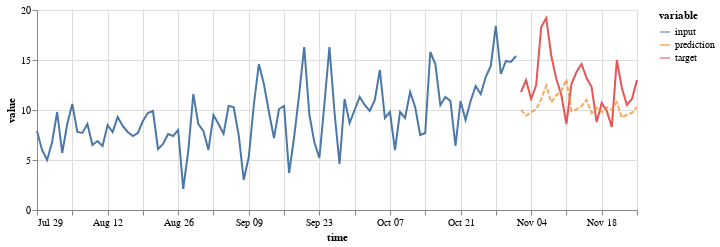

The code cell stored with this chart in its notebook:
### Code cell
(on.Plot()
    .add(on.marks.line, input)
    .add(on.marks.line, target)
    .add(on.marks.line, prediction, type='dashed')
    .properties(width=600, height=200)
    .show()
)

### Figure 1 — Vega specification as saved in the notebook (floating-point values rounded to 4 significant figures)
{"$schema": "https://vega.github.io/schema/vega/v5.json", "data": [{"name": "source_0", "values": [{"time": "1990-07-29T00:00:00.000", "variable": "input", "value": 7.9}, {"time": "1990-07-30T00:00:00.000", "variable": "input", "value": 6.0}, {"time": "1990-07-31T00:00:00.000", "variable": "input", "value": 5.0}, {"time": "1990-08-01T00:00:00.000", "variable": "input", "value": 6.8}, {"time": "1990-08-02T00:00:00.000", "variable": "input", "value": 9.8}, {"time": "1990-08-03T00:00:00.000", "variable": "input", "value": 5.7}, {"time": "1990-08-04T00:00:00.000", "variable": "input", "value": 8.6}, {"time": "1990-08-05T00:00:00.000", "variable": "input", "value": 10.6}, {"time": "1990-08-06T00:00:00.000", "variable": "input", "value": 7.8}, {"time": "1990-08-07T00:00:00.000", "variable": "input", "value": 7.7}, {"time": "1990-08-08T00:00:00.000", "variable": "input", "value": 8.6}, {"time": "1990-08-09T00:00:00.000", "variable": "input", "value": 6.5}, {"time": "1990-08-10T00:00:00.000", "variable": "input", "value": 6.9}, {"time": "1990-08-11T00:00:00.000", "variable": "input", "value": 6.4}, {"time": "1990-08-12T00:00:00.000", "variable": "input", "value": 8.5}, {"time": "1990-08-13T00:00:00.000", "variable": "input", "value": 7.8}, {"time": "1990-08-14T00:00:00.000", "variable": "input", "value": 9.3}, {"time": "1990-08-15T00:00:00.000", "variable": "input", "value": 8.4}, {"time": "1990-08-16T00:00:00.000", "variable": "input", "value": 7.8}, {"time": "1990-08-17T00:00:00.000", "variable": "input", "value": 7.4}, {"time": "1990-08-18T00:00:00.000", "variable": "input", "value": 7.7}, {"time": "1990-08-19T00:00:00.000", "variable": "input", "value": 8.9}, {"time": "1990-08-20T00:00:00.000", "variable": "input", "value": 9.7}, {"time": "1990-08-21T00:00:00.000", "variable": "input", "value": 9.9}, {"time": "1990-08-22T00:00:00.000", "variable": "input", "value": 6.1}, {"time": "1990-08-23T00:00:00.000", "variable": "input", "value": 6.6}, {"time": "1990-08-24T00:00:00.000", "variable": "input", "value": 7.6}, {"time": "1990-08-25T00:00:00.000", "variable": "input", "value": 7.4}, {"time": "1990-08-26T00:00:00.000", "variable": "input", "value": 8.0}, {"time": "1990-08-27T00:00:00.000", "variable": "input", "value": 2.1}, {"time": "1990-08-28T00:00:00.000", "variable": "input", "value": 5.9}, {"time": "1990-08-29T00:00:00.000", "variable": "input", "value": 11.6}, {"time": "1990-08-30T00:00:00.000", "variable": "input", "value": 8.6}, {"time": "1990-08-31T00:00:00.000", "variable": "input", "value": 7.9}, {"time": "1990-09-01T00:00:00.000", "variable": "input", "value": 6.0}, {"time": "1990-09-02T00:00:00.000", "variable": "input", "value": 9.5}, {"time": "1990-09-03T00:00:00.000", "variable": "input", "value": 8.6}, {"time": "1990-09-04T00:00:00.000", "variable": "input", "value": 7.6}, {"time": "1990-09-05T00:00:00.000", "variable": "input", "value": 10.4}, {"time": "1990-09-06T00:00:00.000", "variable": "input", "value": 10.3}, {"time": "1990-09-07T00:00:00.000", "variable": "input", "value": 7.5}, {"time": "1990-09-08T00:00:00.000", "variable": "input", "value": 3.0}, {"time": "1990-09-09T00:00:00.000", "variable": "input", "value": 5.3}, {"time": "1990-09-10T00:00:00.000", "variable": "input", "value": 10.5}, {"time": "1990-09-11T00:00:00.000", "variable": "input", "value": 14.6}, {"time": "1990-09-12T00:00:00.000", "variable": "input", "value": 12.6}, {"time": "1990-09-13T00:00:00.000", "variable": "input", "value": 9.8}, {"time": "1990-09-14T00:00:00.000", "variable": "input", "value": 7.2}, {"time": "1990-09-15T00:00:00.000", "variable": "input", "value": 10.1}, {"time": "1990-09-16T00:00:00.000", "variable": "input", "value": 10.4}, {"time": "1990-09-17T00:00:00.000", "variable": "input", "value": 3.7}, {"time": "1990-09-18T00:00:00.000", "variable": "input", "value": 7.3}, {"time": "1990-09-19T00:00:00.000", "variable": "input", "value": 11.6}, {"time": "1990-09-20T00:00:00.000", "variable": "input", "value": 16.3}, {"time": "1990-09-21T00:00:00.000", "variable": "input", "value": 9.6}, {"time": "1990-09-22T00:00:00.000", "variable": "input", "value": 6.8}, {"time": "1990-09-23T00:00:00.000", "variable": "input", "value": 5.2}, {"time": "1990-09-24T00:00:00.000", "variable": "input", "value": 10.6}, {"time": "1990-09-25T00:00:00.000", "variable": "input", "value": 16.3}, {"time": "1990-09-26T00:00:00.000", "variable": "input", "value": 9.8}, {"time": "1990-09-27T00:00:00.000", "variable": "input", "value": 4.6}, {"time": "1990-09-28T00:00:00.000", "variable": "input", "value": 11.1}, {"time": "1990-09-29T00:00:00.000", "variable": "input", "value": 8.7}, {"time": "1990-09-30T00:00:00.000", "variable": "input", "value": 10.0}, {"time": "1990-10-01T00:00:00.000", "variable": "input", "value": 11.3}, {"time": "1990-10-02T00:00:00.000", "variable": "input", "value": 10.5}, {"time": "1990-10-03T00:00:00.000", "variable": "input", "value": 9.9}, {"time": "1990-10-04T00:00:00.000", "variable": "input", "value": 11.0}, {"time": "1990-10-05T00:00:00.000", "variable": "input", "value": 14.0}, {"time": "1990-10-06T00:00:00.000", "variable": "input", "value": 9.2}, {"time": "1990-10-07T00:00:00.000", "variable": "input", "value": 9.8}, {"time": "1990-10-08T00:00:00.000", "variable": "input", "value": 6.0}, {"time": "1990-10-09T00:00:00.000", "variable": "input", "value": 9.8}, {"time": "1990-10-10T00:00:00.000", "variable": "input", "value": 9.2}, {"time": "1990-10-11T00:00:00.000", "variable": "input", "value": 11.8}, {"time": "1990-10-12T00:00:00.000", "variable": "input", "value": 10.3}, {"time": "1990-10-13T00:00:00.000", "variable": "input", "value": 7.5}, {"time": "1990-10-14T00:00:00.000", "variable": "input", "value": 7.7}, {"time": "1990-10-15T00:00:00.000", "variable": "input", "value": 15.8}, {"time": "1990-10-16T00:00:00.000", "variable": "input", "value": 14.6}, {"time": "1990-10-17T00:00:00.000", "variable": "input", "value": 10.5}, {"time": "1990-10-18T00:00:00.000", "variable": "input", "value": 11.3}, {"time": "1990-10-19T00:00:00.000", "variable": "input", "value": 10.9}, {"time": "1990-10-20T00:00:00.000", "variable": "input", "value": 6.4}, {"time": "1990-10-21T00:00:00.000", "variable": "input", "value": 10.9}, {"time": "1990-10-22T00:00:00.000", "variable": "input", "value": 9.0}, {"time": "1990-10-23T00:00:00.000", "variable": "input", "value": 10.9}, {"time": "1990-10-24T00:00:00.000", "variable": "input", "value": 12.4}, {"time": "1990-10-25T00:00:00.000", "variable": "input", "value": 11.6}, {"time": "1990-10-26T00:00:00.000", "variable": "input", "value": 13.3}, {"time": "1990-10-27T00:00:00.000", "variable": "input", "value": 14.4}, {"time": "1990-10-28T00:00:00.000", "variable": "input", "value": 18.4}, {"time": "1990-10-29T00:00:00.000", "variable": "input", "value": 13.6}, {"time": "1990-10-30T00:00:00.000", "variable": "input", "value": 14.9}, {"time": "1990-10-31T00:00:00.000", "variable": "input", "value": 14.8}, {"time": "1990-11-01T00:00:00.000", "variable": "input", "value": 15.4}], "transform": [{"type": "formula", "expr": "toDate(datum['time'])", "as": "time"}]}, {"name": "source_1", "values": [{"time": "1990-11-02T00:00:00.000", "variable": "target", "value": 11.8}, {"time": "1990-11-03T00:00:00.000", "variable": "target", "value": 13.0}, {"time": "1990-11-04T00:00:00.000", "variable": "target", "value": 11.1}, {"time": "1990-11-05T00:00:00.000", "variable": "target", "value": 12.5}, {"time": "1990-11-06T00:00:00.000", "variable": "target", "value": 18.3}, {"time": "1990-11-07T00:00:00.000", "variable": "target", "value": 19.2}, {"time": "1990-11-08T00:00:00.000", "variable": "target", "value": 15.4}, {"time": "1990-11-09T00:00:00.000", "variable": "target", "value": 13.1}, {"time": "1990-11-10T00:00:00.000", "variable": "target", "value": 11.5}, {"time": "1990-11-11T00:00:00.000", "variable": "target", "value": 8.6}, {"time": "1990-11-12T00:00:00.000", "variable": "target", "value": 12.6}, {"time": "1990-11-13T00:00:00.000", "variable": "target", "value": 13.8}, {"time": "1990-11-14T00:00:00.000", "variable": "target", "value": 14.6}, {"time": "1990-11-15T00:00:00.000", "variable": "target", "value": 13.2}, {"time": "1990-11-16T00:00:00.000", "variable": "target", "value": 12.3}, {"time": "1990-11-17T00:00:00.000", "variable": "target", "value": 8.8}, {"time": "1990-11-18T00:00:00.000", "variable": "target", "value": 10.7}, {"time": "1990-11-19T00:00:00.000", "variable": "target", "value": 9.9}, {"time": "1990-11-20T00:00:00.000", "variable": "target", "value": 8.3}, {"time": "1990-11-21T00:00:00.000", "variable": "target", "value": 15.0}, {"time": "1990-11-22T00:00:00.000", "variable": "target", "value": 12.2}, {"time": "1990-11-23T00:00:00.000", "variable": "target", "value": 10.5}, {"time": "1990-11-24T00:00:00.000", "variable": "target", "value": 11.1}, {"time": "1990-11-25T00:00:00.000", "variable": "target", "value": 13.0}], "transform": [{"type": "formula", "expr": "toDate(datum['time'])", "as": "time"}]}, {"name": "source_2", "values": [{"time": "1990-11-02T00:00:00.000", "variable": "prediction", "value": 10.02}, {"time": "1990-11-03T00:00:00.000", "variable": "prediction", "value": 9.435}, {"time": "1990-11-04T00:00:00.000", "variable": "prediction", "value": 9.775}, {"time": "1990-11-05T00:00:00.000", "variable": "prediction", "value": 10.06}, {"time": "1990-11-06T00:00:00.000", "variable": "prediction", "value": 11.07}, {"time": "1990-11-07T00:00:00.000", "variable": "prediction", "value": 12.44}, {"time": "1990-11-08T00:00:00.000", "variable": "prediction", "value": 10.77}, {"time": "1990-11-09T00:00:00.000", "variable": "prediction", "value": 11.47}, {"time": "1990-11-10T00:00:00.000", "variable": "prediction", "value": 11.92}, {"time": "1990-11-11T00:00:00.000", "variable": "prediction", "value": 13.07}, {"time": "1990-11-12T00:00:00.000", "variable": "prediction", "value": 9.88}, {"time": "1990-11-13T00:00:00.000", "variable": "prediction", "value": 10.07}, {"time": "1990-11-14T00:00:00.000", "variable": "prediction", "value": 10.41}, {"time": "1990-11-15T00:00:00.000", "variable": "prediction", "value": 11.02}, {"time": "1990-11-16T00:00:00.000", "variable": "prediction", "value": 9.678}, {"time": "1990-11-17T00:00:00.000", "variable": "prediction", "value": 10.22}, {"time": "1990-11-18T00:00:00.000", "variable": "prediction", "value": 9.778}, {"time": "1990-11-19T00:00:00.000", "variable": "prediction", "value": 10.27}, {"time": "1990-11-20T00:00:00.000", "variable": "prediction", "value": 10.04}, {"time": "1990-11-21T00:00:00.000", "variable": "prediction", "value": 10.77}, {"time": "1990-11-22T00:00:00.000", "variable": "prediction", "value": 9.237}, {"time": "1990-11-23T00:00:00.000", "variable": "prediction", "value": 9.541}, {"time": "1990-11-24T00:00:00.000", "variable": "prediction", "value": 9.701}, {"time": "1990-11-25T00:00:00.000", "variable": "prediction", "value": 10.31}], "transform": [{"type": "formula", "expr": "toDate(datum['time'])", "as": "time"}]}, {"name": "source_0_color_domain_variable_0", "values": [{"variable": "input"}]}, {"name": "source_1_color_domain_variable_1", "values": [{"variable": "target"}]}, {"name": "source_2_color_domain_variable_2", "values": [{"variable": "prediction"}]}], "marks": [{"type": "group", "name": "layer_0_pathgroup", "from": {"facet": {"data": "source_0", "name": "faceted_path_layer_0_main", "groupby": ["variable"]}}, "encode": {"update": {"width": {"field": {"signal": null, "datum": null, "group": "width", "parent": null}}, "height": {"field": {"signal": null, "datum": null, "group": "height", "parent": null}}}}, "marks": [{"type": "line", "name": "layer_0_marks", "from": {"data": "faceted_path_layer_0_main"}, "sort": {"field": "x"}, "encode": {"update": {"x": {"field": "time", "scale": "x"}, "y": {"field": "value", "scale": "y"}, "defined": {"signal": "isValid(datum[\"time\"]) && isFinite(+datum[\"time\"]) && isValid(datum[\"value\"]) && isFinite(+datum[\"value\"])"}, "stroke": {"field": "variable", "scale": "color"}}}, "style": ["line"]}]}, {"type": "group", "name": "layer_1_pathgroup", "from": {"facet": {"data": "source_1", "name": "faceted_path_layer_1_main", "groupby": ["variable"]}}, "encode": {"update": {"width": {"field": {"signal": null, "datum": null, "group": "width", "parent": null}}, "height": {"field": {"signal": null, "datum": null, "group": "height", "parent": null}}}}, "marks": [{"type": "line", "name": "layer_1_marks", "from": {"data": "faceted_path_layer_1_main"}, "sort": {"field": "x"}, "encode": {"update": {"defined": {"signal": "isValid(datum[\"time\"]) && isFinite(+datum[\"time\"]) && isValid(datum[\"value\"]) && isFinite(+datum[\"value\"])"}, "y": {"field": "value", "scale": "y"}, "x": {"field": "time", "scale": "x"}, "stroke": {"field": "variable", "scale": "color"}}}, "style": ["line"]}]}, {"type": "group", "name": "layer_2_pathgroup", "from": {"facet": {"data": "source_2", "name": "faceted_path_layer_2_main", "groupby": ["variable"]}}, "encode": {"update": {"width": {"field": {"signal": null, "datum": null, "group": "width", "parent": null}}, "height": {"field": {"signal": null, "datum": null, "group": "height", "parent": null}}}}, "marks": [{"type": "line", "name": "layer_2_marks", "from": {"data": "faceted_path_layer_2_main"}, "sort": {"field": "x"}, "encode": {"update": {"strokeDash": {"value": [5, 2]}, "opacity": {"value": 0.7}, "y": {"field": "value", "scale": "y"}, "stroke": {"field": "variable", "scale": "color"}, "x": {"field": "time", "scale": "x"}, "defined": {"signal": "isValid(datum[\"time\"]) && isFinite(+datum[\"time\"]) && isValid(datum[\"value\"]) && isFinite(+datum[\"value\"])"}}}, "style": ["line"]}]}], "scales": [{"name": "x", "type": "time", "domain": {"fields": [{"data": "source_0", "field": "time"}, {"data": "source_1", "field": "time"}, {"data": "source_2", "field": "time"}]}, "range": [0, {"signal": "width"}]}, {"name": "y", "type": "linear", "domain": {"fields": [{"data": "source_0", "field": "value"}, {"data": "source_1", "field": "value"}, {"data": "source_2", "field": "value"}]}, "range": [{"signal": "height"}, 0], "nice": true, "zero": true}, {"name": "color", "type": "ordinal", "domain": {"fields": [{"data": "source_0_color_domain_variable_0", "field": "variable"}, {"data": "source_1_color_domain_variable_1", "field": "variable"}, {"data": "source_2_color_domain_variable_2", "field": "variable"}], "sort": true}, "range": "category"}], "axes": [{"scale": "x", "aria": false, "maxExtent": 0, "tickCount": {"signal": "ceil(width/40)"}, "ticks": false, "zindex": 0, "gridScale": "y", "minExtent": 0, "domain": false, "orient": "bottom", "labels": false, "grid": true}, {"scale": "y", "orient": "left", "grid": true, "tickCount": {"signal": "ceil(height/40)"}, "ticks": false, "maxExtent": 0, "minExtent": 0, "labels": false, "zindex": 0, "domain": false, "gridScale": "x", "aria": false}, {"scale": "x", "grid": false, "zindex": 0, "labelFlush": true, "tickCount": {"signal": "ceil(width/40)"}, "title": "time", "orient": "bottom", "labelOverlap": true}, {"scale": "y", "zindex": 0, "title": "value", "grid": false, "tickCount": {"signal": "ceil(height/40)"}, "orient": "left", "labelOverlap": true}], "height": 200, "style": "cell", "legends": [{"stroke": "color", "symbolType": "stroke", "title": "variable", "encode": {"symbols": {"update": {"opacity": {"value": 0.7}}}}}], "background": "white", "padding": 5, "width": 600}
